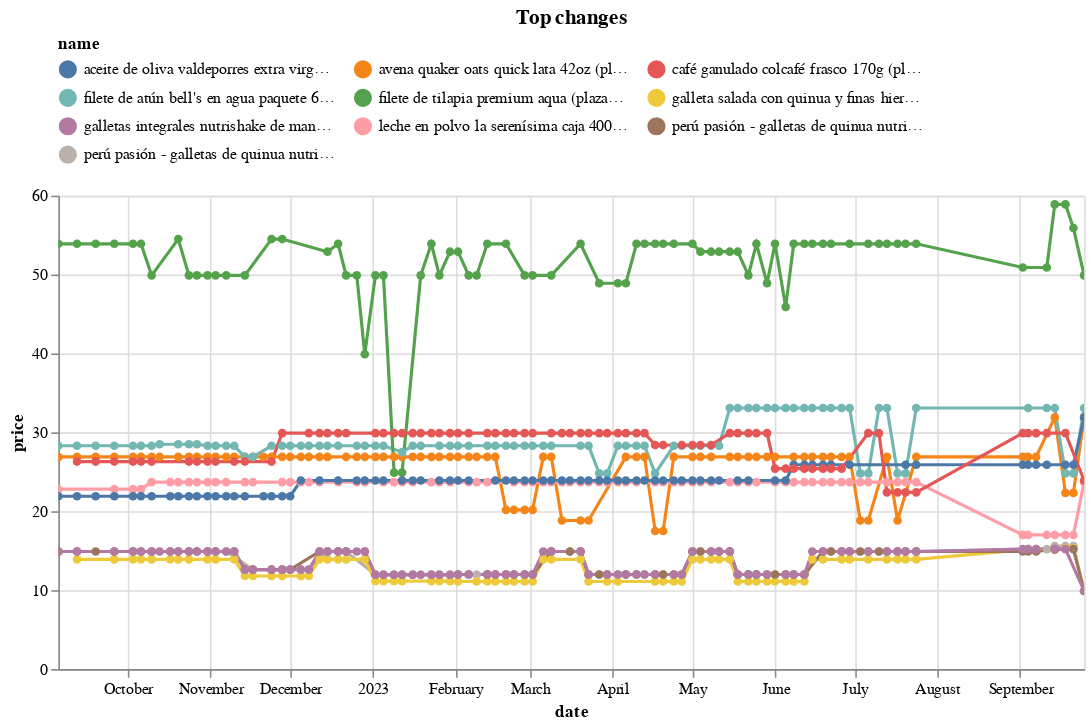

The notebook cell this image was saved under:
### Code cell
top_changes_abs.head(10).pipe(plot_changes, 'Top changes')

### Figure 1 — Vega-Lite specification as saved in the notebook (floating-point values rounded to 4 significant figures; data arrays with more than 128 entries replaced by an {"elided": "..."} marker saying what was removed)
{"config": {"view": {"continuousWidth": 300, "continuousHeight": 300}, "legend": {"columns": 3, "orient": "top"}}, "data": {"name": "data-2bca3bf455490f7c9e1bba3f4422ea76"}, "mark": {"type": "line", "point": true}, "encoding": {"color": {"field": "name", "scale": {"domain": ["aceite de oliva valdeporres extra virgen botella 500ml (plaza_vea)", "avena quaker oats quick lata 42oz (plaza_vea)", "café ganulado colcafé frasco 170g (plaza_vea)", "filete de atún bell's en agua paquete 6un (plaza_vea)", "filete de tilapia premium aqua (plaza_vea)", "galleta salada con quinua y finas hierbas nutrishake nutri co bolsa 180g (plaza_vea)", "galletas integrales nutrishake de manzana, canela y avena bolsa 6un (plaza_vea)", "leche en polvo la serenísima caja 400g (plaza_vea)", "perú pasión - galletas de quinua nutrishake cacao paquete 6un (plaza_vea)", "perú pasión - galletas de quinua nutrishake vainilla paquete 6un (plaza_vea)"]}, "type": "nominal"}, "tooltip": [{"field": "name", "type": "nominal"}, {"field": "price", "type": "quantitative"}, {"field": "last_price", "type": "quantitative"}], "x": {"field": "date", "type": "temporal"}, "y": {"field": "price", "type": "quantitative"}}, "params": [{"name": "param_7", "select": {"type": "point", "fields": ["name"]}, "bind": "legend"}, {"name": "param_8", "select": {"type": "interval", "encodings": ["x", "y"]}, "bind": "scales"}], "title": "Top changes", "transform": [{"filter": {"param": "param_7"}}], "width": 650, "$schema": "https://vega.github.io/schema/vega-lite/v5.14.1.json", "datasets": {"data-2bca3bf455490f7c9e1bba3f4422ea76": {"elided": "797 records"}}}
